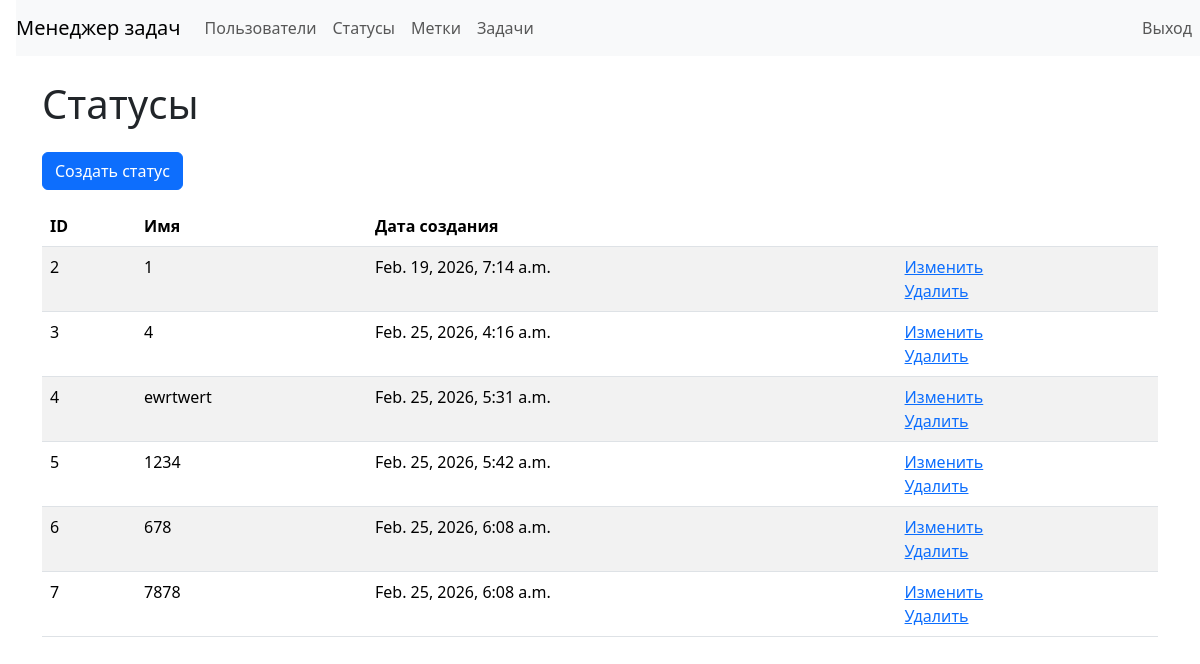
Before: /statuses/ (signed in) with the older database file.
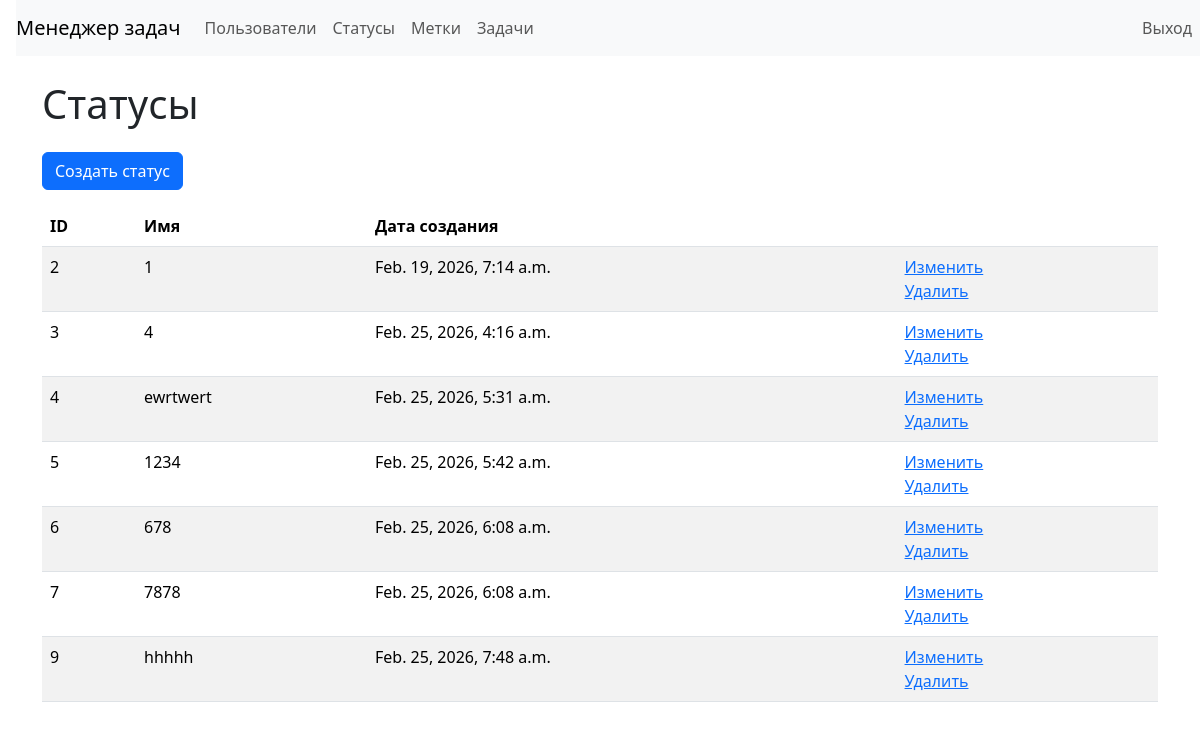
After: the same page with the newer database file.
### src/task_manager/models.py (models this page shows, shortened)
class Status(models.Model):
    name = models.CharField(max_length=255, unique=True, verbose_name='Имя')
    created_at = models.DateTimeField(auto_now_add=True, verbose_name='Дата создания')

### src/task_manager/views/statuses.py (the view)
# urls.py: path('statuses/', StatusListView.as_view(), name='statuses_list'),
class StatusListView(LoginRequiredMixin, ListView):
    model = Status
    template_name = "statuses/list.html"
    context_object_name = "statuses"

### src/templates/statuses/list.html
{% extends "layouts/base.html" %}
{% block content %}
<h1 class="my-4">
  Статусы
</h1>
<a class="btn btn-primary mb-3" href="{% url 'status_create' %}">Создать статус</a>
<table class="table table-striped">
  <thead>
    <tr>
      <th>ID</th>
      <th>Имя</th>
      <th>Дата создания</th>
      <th></th>
    </tr>
  </thead>
  <tbody>
    {% for status in statuses %}
    <tr>
      <td>{{ status.id }}</td>
      <td>{{ status.name }}</td>
      <td>{{ status.created_at }}</td>
      <td>
        <a href="{% url 'status_update' status.id %}">Изменить</a>
        <br>
        <a href="{% url 'status_delete' status.id %}">Удалить</a>
      </td>
    </tr>
    {% empty %}
    <tr>
      <td colspan="4">Нет статусов</td>
    </tr>
    {% endfor %}
  </tbody>
</table>
{% endblock %}

Changed rows visible on the page:
added Status: id "9", name "hhhhh", created_at "Feb. 25, 2026, 7:48 a.m."
